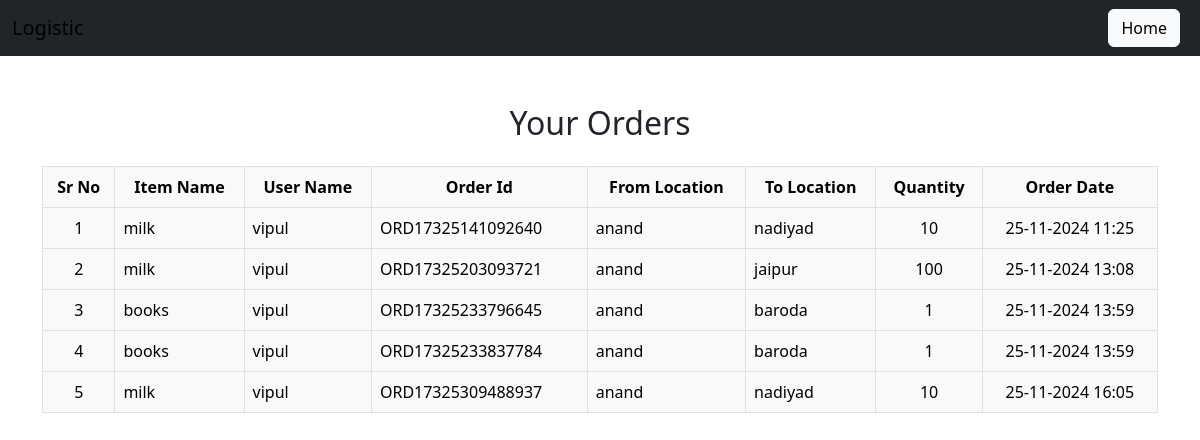
The page /public/user_dashboard.php (signed in) on the database its author committed.
### tables this page shows
CREATE TABLE `orders` (
  `order_id` varchar(255) NOT NULL,
  `username` varchar(50) DEFAULT NULL,
  `customer_name` varchar(255) NOT NULL,
  `item_name` varchar(255) NOT NULL,
  `from_location` varchar(255) NOT NULL,
  `to_location` varchar(255) NOT NULL,
  `quantity` int(11) NOT NULL,
  `order_date` datetime NOT NULL,
  `user_id` int(11) NOT NULL
);

### public/user_dashboard.php (the view, shortened to what this page needs)
<?php
$host = 'localhost';
$db = 'project';
$user = 'root';
$pass = '';
$conn = new mysqli($host, $user, $pass, $db);
$user_name = $_SESSION['username'];
$query = "SELECT * FROM orders WHERE username = ?";
$stmt = $conn->prepare($query);
$stmt->bind_param("s", $user_name);
if (!$stmt->execute()) {
    die("Execution Error: " . $stmt->error);
}
$result = $stmt->get_result();
$orders = [];
while ($row = $result->fetch_assoc()) {
    $orders[] = $row;
}
?>
<!DOCTYPE html>
<html lang="en">
<head>
    <?php include'header.php'; ?>
    <link href="https://cdn.jsdelivr.net/npm/bootstrap@5.3.0-alpha1/dist/css/bootstrap.min.css" rel="stylesheet">
</head>
<body>
    <div class="container mt-5">
        <h2 class="text-center mb-4">Your Orders</h2>
        <?php if (count($orders) > 0): ?>
            <div class="table-responsive">
                <table class="table table-light table-bordered table-hover">
                    <thead class="text-center">
                        <tr>
                            <th>Sr No</th>
                            <th>Item Name</th>
                            <th>User Name</th>
                            <th>Order Id</th>
                            <th>From Location</th>
                            <th>To Location</th>
                            <th>Quantity</th>
                            <th>Order Date</th>
                        </tr>
                    </thead>
                    <tbody>
                        <?php foreach ($orders as $index => $order): ?>
                            <tr id="order-<?= $order['order_id']; ?>">
                                <td class="text-center"><?= $index + 1; ?></td>
                                <td><?= htmlspecialchars($order['item_name']); ?></td>
                                <td><?= htmlspecialchars($order['username']); ?></td>
                                <td><?= htmlspecialchars($order['order_id']); ?></td>
                                <td><?= htmlspecialchars($order['from_location']); ?></td>
                                <td><?= htmlspecialchars($order['to_location']); ?></td>
                                <td class="text-center"><?= htmlspecialchars($order['quantity']); ?></td>
                                <td class="text-center"><?= date('d-m-Y H:i', strtotime($order['order_date'])); ?></td>
                            </tr>
                        <?php endforeach; ?>
                    </tbody>
                </table>
            </div>
        <?php else: ?>
            <p class="alert alert-warning text-center">No orders found.</p>
        <?php endif; ?>
    </div>
</body>
</html>

### rows shown on the page
orders: item_name "milk", username "vipul", order_id "ORD17325141092640", from_location "anand", to_location "nadiyad", quantity "10", order_date "25-11-2024 11:25"
orders: item_name "milk", username "vipul", order_id "ORD17325203093721", from_location "anand", to_location "jaipur", quantity "100", order_date "25-11-2024 13:08"
orders: item_name "books", username "vipul", order_id "ORD17325233796645", from_location "anand", to_location "baroda", quantity "1", order_date "25-11-2024 13:59"
orders: item_name "books", username "vipul", order_id "ORD17325233837784", from_location "anand", to_location "baroda", quantity "1", order_date "25-11-2024 13:59"
orders: item_name "milk", username "vipul", order_id "ORD17325309488937", from_location "anand", to_location "nadiyad", quantity "10", order_date "25-11-2024 16:05"
